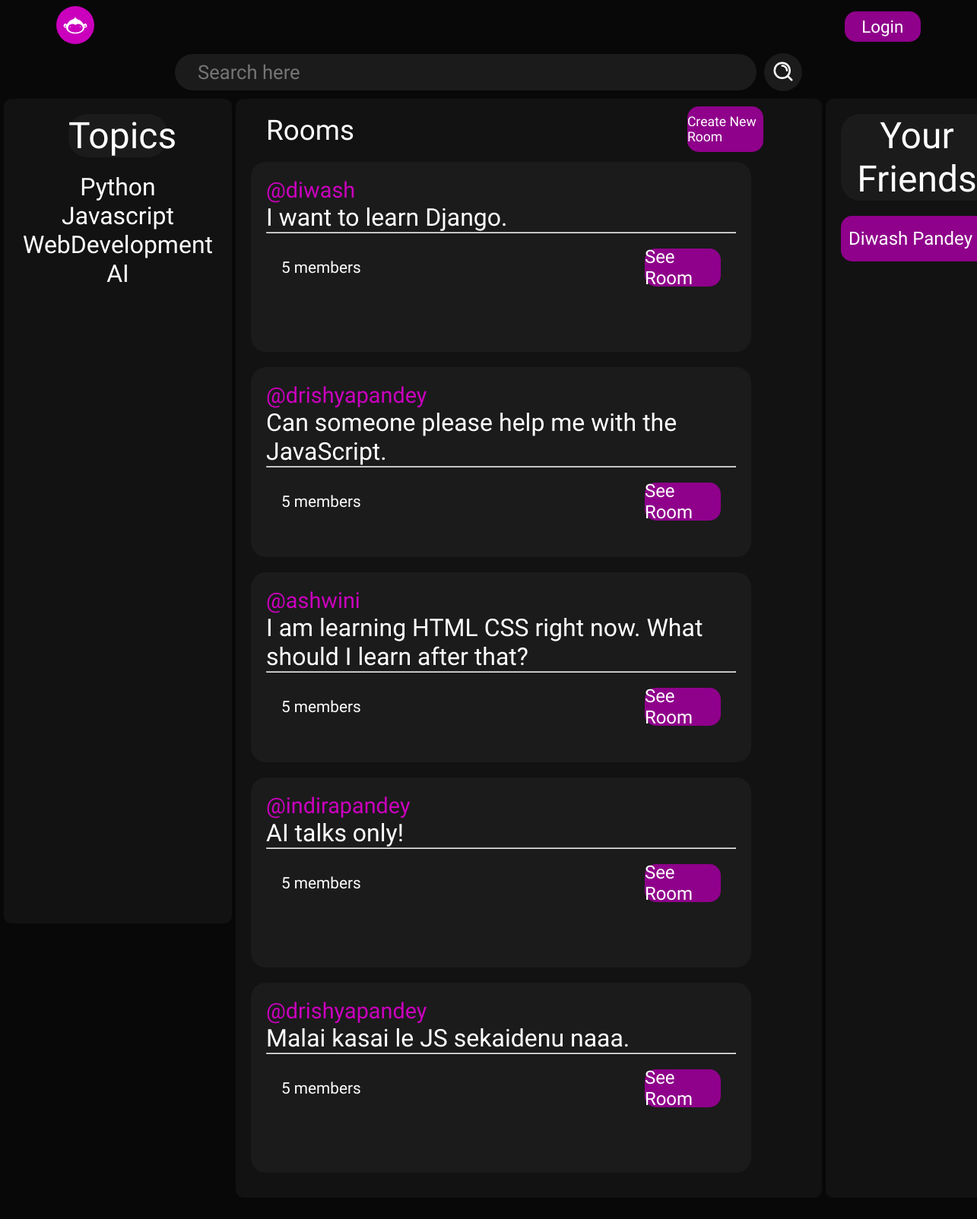
The app's page /, older data.
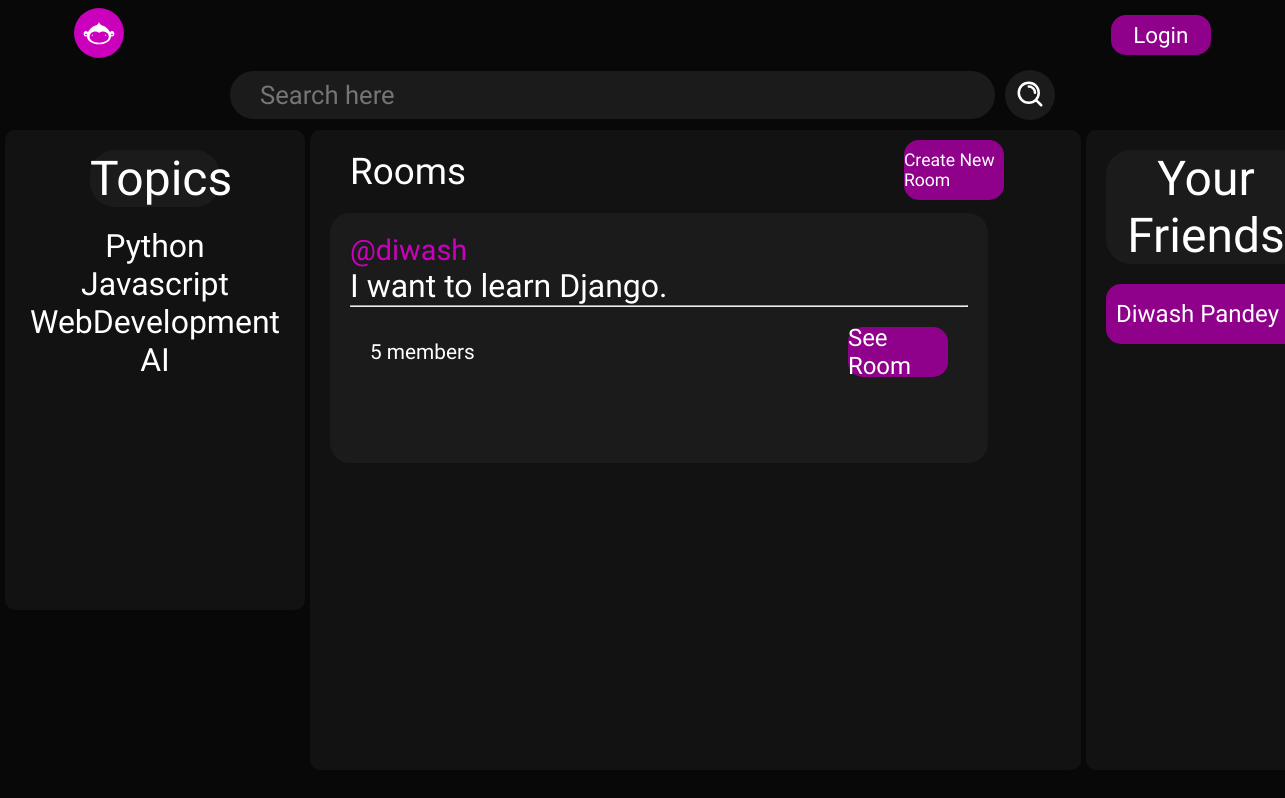
The same page, newer data.
### rooms/models.py (models this page shows, shortened)
class Topic(models.Model):
    topic = models.CharField(max_length = 40)

class Room(models.Model):
    topic = models.ForeignKey(Topic, on_delete = models.CASCADE)
    host = models.ForeignKey(User, on_delete = models.CASCADE, related_name="room_host")
    discription = models.TextField()
    members = models.ManyToManyField(User, related_name="room_members", null=True, blank = True)

### home/views.py (the view)
# urls.py: path('', views.gethomepage, name='homepage'),
def gethomepage(request):
    rooms = Room.objects.all()
    topics = Topic.objects.all()
    return render(request, 'home/home.html', {"rooms":rooms, "topics":topics})

### home/templates/home/home.html (shortened to what this page needs)
{% extends 'base.html' %}
{% load static %}
{% block stylesheet %}
<link rel="stylesheet" href="{% static 'css/home.css' %}" />
{% endblock %}
{% block content %}
{% include "header_with_search.html" %}
<main>
  <div class="topics_box">
    <h2>Topics</h2>
    <ul class="topics">
      {% for topic_name in topics %}
      <li>
        <a href="?={{ topic_name.topic }}">{{ topic_name.topic }}</a>
      </li>
      {% endfor %}
    </ul>
  </div>
  <div class="main_container">
    <h1>Rooms</h1>
    {% for room in rooms %}
    <div class="room_card">
      <a href="#" class="room_host">@{{ room.host.username }}</a>
      <p class="room_discription">{{ room.discription }}</p>
      <hr />
      <div class="room_card_footer">
        <p class="room_member_count">5 members</p>
        <a href="{% url 'roompage' room.id %}" class="see_room_button"
          >See Room</a
        >
      </div>
    </div>
    {% endfor %}
    <a href="{% url 'createroompage' %}" class="create_room_button center">Create New Room</a>
  </div>
  <div class="friends_box">
    <h2>Your Friends</h2>
    <ul class="friends_list">
      <li class="friend">Diwash Pandey</li>
    </ul>
  </div>
</main>
{% endblock %}

### templates/base.html (shortened to what this page needs)
<!DOCTYPE html>
{% load static %}
<html lang="en">
<head>
    <link rel="stylesheet" href="{% static 'css/base.css' %}">
    <link rel="stylesheet" href="{% static 'css/header.css' %}">
    {% block stylesheet %}
    {% endblock %}
</head>
<body>
    {% block content %}
    {% endblock %}
</body>
</html>

### templates/header_with_search.html
{% load static %}
<header>
    <nav>
      <a href="/">
        <img
          src="{% static 'equipments/website_icons/homepage/logo.svg' %}"
          alt="LOGO"
          height="50px"
        />
      </a>
      <div class="profile_box">
        {% if request.user.is_authenticated %}
        <a href="#" class="username">@{{ request.user.username }}</a>
        <a href="{% url 'logoutuser' %}" class="logout_button">Logout</a>
        {% else %}
        <a href="{% url 'loginpage' %}" class="logout_button">Login</a>
        {% endif %}
    </div>
    </nav>
    <form class="search center" >
      <input type="text" name="q" class="searchbox" placeholder="Search here"/>
      <button type="submit" >
        <img
          src="{% static 'equipments/website_icons/homepage/search.svg' %}"
          alt="search-icon"
          height="30px"
        />
      </button>
    </form>
  </header>

### static/css/base.css (style rules this page uses)
:root { --background-theme:#080808; --navbar-background:#141414; --searchbox-background: #1b1b1b; --searchbox-text: #ffffff; --theme-text:#ffffff; --button-background:#8f008b; --username-text:#ca00bd; --mainboxes-background: #121212; }
* { margin:0px; padding:0px; box-sizing: border-box; font-family: "Teko", sans-serif; font-weight: 300; color: var(--theme-text) }
.center { display:flex; justify-content: center; align-items: center; }
body { background-color: #080808; max-height:100vh; max-width:100vw; height:100vh; width:100vw; }

### static/css/header.css (style rules this page uses)
nav { height:60px; width:90vw; margin: auto; display:flex; justify-content: space-between; align-items: center; }
nav a { color:var(--theme-text); font-size: 1.4em; margin:10px; text-decoration: none; }
.profile_box>.logout_button { display: inline-flex; justify-content: center; align-items: center; height:40px; width:100px; border-radius: 15px; background-color: var(--button-background); }
.search { height:60px; width:100%; display:flex; justify-content: center; align-items: center; gap:10px; }
.searchbox { height:80%; width:60%; padding-left:30px; background-color: var(--searchbox-background); color: var(--searchbox-text); font-size: 1.6em; border:none; border-radius: 50px; }
.search>button { background-color: var(--searchbox-background); height:50px; width:50px; border:none; border-radius: 50%; }

### static/css/home.css (style rules this page uses)
body { max-height:100vh; min-height: 100vh; max-width: 100vw; padding:5px; display: flex; flex-direction: column; gap:5px; background-color: var(--background-theme); color:var(--theme-text); }
main { height:80vh; max-height:100vh; display:flex; gap:5px; }
main>div { border-radius: 10px; padding:20px; }
.topics_box { height:60vh; width:20vw; min-width: 300px; display:flex; align-items: center; flex-direction: column; text-align: center; background-color: var(--mainboxes-background); }
.topics_box>h2 { font-size: 3em; width:130px; border-radius: 25px; margin-bottom: 20px; background-color: var(--searchbox-background); }
.topics_box li { list-style-type: none; font-size: 2em; }
.topics_box a { text-decoration: none; }
.main_container { min-width:60vw; overflow-y: scroll; position:relative; background-color: var(--mainboxes-background); }
.main_container>h1 { font-size: 2.3em; margin-left: 20px; margin-bottom:20px; }
.main_container>.create_room_button { background-color: var(--button-background); position: absolute; z-index:10; top:10px; right:10%; height:60px; width:100px; font-size: 1.1em; border-radius: 15px; text-decoration: none; }
.friends_box { width:100%; display:flex; flex-direction: column; align-items: center; background-color: var(--mainboxes-background); }
.friends_box>h2 { font-size: 3em; text-align: center; width:200px; border-radius: 25px; margin-bottom: 20px; background-color: var(--searchbox-background); }
.friends_list { width:100%; }
.friends_list>li { height:60px; width:100%; padding:10px; display: flex; align-items: center; border-radius: 15px; background-color: var(--button-background); list-style-type: none; font-size: 1.5em; }
.room_card { height:250px; width:90%; padding:20px; margin-bottom: 20px; border-radius: 20px; background-color: var(--searchbox-background); }
.room_host { color:var(--username-text); font-size: 1.8em; text-decoration: none; }
.room_discription { font-size: 2em; }
.room_card_footer { padding:20px; display:flex; justify-content: space-between; align-items: center; }
.room_member_count { font-size: 1.3em; }
.see_room_button { display:inline-block; height:50px; width:100px; background-color: var(--button-background); text-decoration: none; display: flex; justify-content: center; align-items: center; font-size: 1.5em; border-radius: 15px; }

Row changes from the older to the newer data that the page shows:
removed Room: host.username "drishyapandey", discription "Can someone please help me with the JavaScript."
removed Room: host.username "ashwini", discription "I am learning HTML CSS right now. What should I learn after that?"
removed Room: host.username "indirapandey", discription "AI talks only!"
removed Room: host.username "drishyapandey", discription "Malai kasai le JS sekaidenu naaa."
